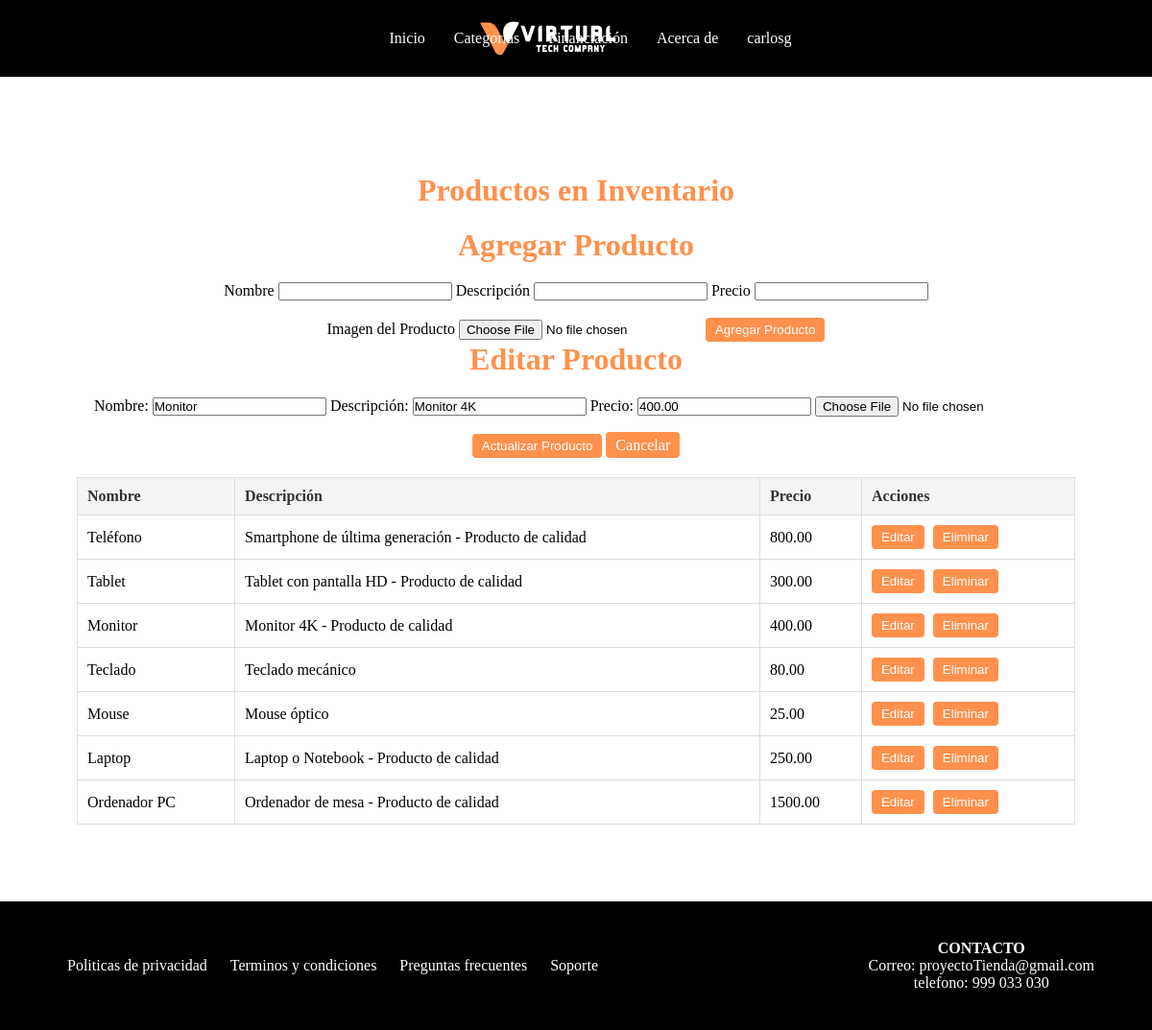
Page /vistas/trastienda.php?editar=6 (signed in) on the committed database.
### tables this page shows
CREATE TABLE `producto` (
  `id` int(11) NOT NULL,
  `nombre` varchar(100) NOT NULL,
  `descripcion` text DEFAULT NULL,
  `precio` decimal(10,2) NOT NULL,
  `cliente_id` int(11) DEFAULT NULL,
  `imagen` varchar(255) DEFAULT NULL
);

### modelos/UsuarioDTO.php (called while the page is built, shortened)
<?php
class UsuarioDTO
{
    private $nickname;
    public function getNickname()
    {
        return $this->nickname;
    }
}
?>

### modelos/ProductoDAO.php (called while the page is built, shortened)
<?php
include_once "../modelos/ProductoDTO.php";
class ProductoDAO
{
    private $conexion;
    public function __construct($conexion)
    {
        $this->conexion = $conexion;
    }
    public function obtenerProductos()
    {
        $productos = [];
        $query = "SELECT id, nombre, descripcion, precio, imagen FROM Producto";
        $stmt = $this->conexion->query($query);
        $nombresProductos = [];
        while ($fila = $stmt->fetch(PDO::FETCH_ASSOC)) {
            $producto = new ProductoDTO();
            $nombresProductos[] = $fila['nombre'];
            $producto->setId($fila["id"]);
            $producto->setNombre($fila['nombre']);
            $producto->setDescripcion($fila['descripcion']);
            $producto->setPrecio($fila['precio']);
            $producto->setImagen($fila['imagen']);
            if ($producto->getPrecio() < 10) {
                $producto->setDescripcion($producto->getDescripcion() . " - Producto de oferta");
            } elseif ($producto->getPrecio() > 200) {
                $producto->setDescripcion($producto->getDescripcion() . " - Producto de calidad");
            }
            $productos[] = $producto;
        }
        return $productos;
    }
    public function obtenerProductoPorId($id)
    {
        $query = "SELECT id, nombre, descripcion, precio, cliente_id, imagen FROM Producto WHERE id = :id";
        $stmt = $this->conexion->prepare($query);
        $stmt->bindParam(":id", $id);
        $stmt->execute();
        $fila = $stmt->fetch(PDO::FETCH_ASSOC);
        if ($fila) {
            return new ProductoDTO($fila['id'], $fila['nombre'], $fila['descripcion'], $fila['precio'], $fila['cliente_id'], $fila['imagen']);
        }
        return null;
    }
}
?>

### modelos/ProductoDTO.php (called while the page is built, shortened)
<?php
class ProductoDTO
{
    private $nombre;
    private $descripcion;
    private $precio;
    public function __construct($id = null, $nombre = null, $descripcion = null, $precio = null, $cliente_id = null, $imagen = null)
    {
        $this->nombre = $nombre;
        $this->descripcion = $descripcion;
        $this->precio = $precio;
    }
    public function getNombre()
    {
        return $this->nombre;
    }
    public function setNombre($nombre): void
    {
        $this->nombre = $nombre;
    }
    public function getPrecio()
    {
        return $this->precio;
    }
    public function setPrecio($precio): void
    {
        $this->precio = $precio;
    }
    public function getDescripcion()
    {
        return $this->descripcion;
    }
    public function setDescripcion($descripcion): void
    {
        $this->descripcion = $descripcion;
    }
}

### vistas/trastienda.php (the view, shortened to what this page needs)
<?php
require_once '../database/conexion.php';
require_once '../modelos/ProductoDAO.php';
require_once '../modelos/ProductoDTO.php';
require_once '../modelos/UsuarioDTO.php';
$usuario = unserialize($_SESSION['usuario']);
$nickname = $usuario->getNickname();
$productoDAO = new ProductoDAO($conexion);
$productos = $productoDAO->obtenerProductos();
$productoEditar = null;
if (isset($_GET['editar'])) {
    $id = $_GET['editar'];
    $productoEditar = $productoDAO->obtenerProductoPorId($id);
}
?>
<!doctype html>
<html lang="en">
<head>
    <link rel="stylesheet" href="../recursos/css/estilo.css">
</head>
<body>
<header>
    <nav>
        <img src="../recursos/imagenes/logo_2%20(1).svg" class="logo">
        <div class="menu">
            <a href="InicioConUsuario.php">Inicio</a>
            <div class="desplegable">
                <a href="#">Categorías</a>
            </div>
            <a href="#">Financiación</a>
            <div class="desplegable">
                <a href="#">Acerca de</a>
            </div>
            <div class="desplegable">
                <a href="#"><?= htmlspecialchars($nickname) ?></a>
            </div>
        </div>
    </nav>
</header>
<section class="productos-inventario">
    <h1>Productos en Inventario</h1>
    <form action="../controladores/gestion_trastienda.php" method="POST" enctype="multipart/form-data">
        <h1>Agregar Producto</h1>
        <label for="nombre">Nombre</label>
        <input type="text" name="nombre" required>
        <label for="descripcion">Descripción</label>
        <input type="text" name="descripcion" required>
        <label for="precio">Precio</label>
        <input type="number" name="precio" required><br><br>
        <label for="imagen">Imagen del Producto</label>
        <input type="file" name="imagen" accept="image/*" required>
        <button type="submit" name="agregar" class="btn-eliminar">Agregar Producto</button>
    </form>
    <?php if ($productoEditar): ?>
        <h1>Editar Producto</h1>
        <form action="../controladores/gestion_trastienda.php" method="post" enctype="multipart/form-data">
            <label for="nombre">Nombre:</label>
            <input type="text" name="nombre" value="<?php echo htmlspecialchars($productoEditar->getNombre()); ?>"
                   required>
            <label for="descripcion">Descripción:</label>
            <input type="text" name="descripcion"
                   value="<?php echo htmlspecialchars($productoEditar->getDescripcion()); ?>" required>
            <label for="precio">Precio:</label>
            <input type="number" step="0.01" name="precio"
                   value="<?php echo htmlspecialchars($productoEditar->getPrecio()); ?>" required>
            <input type="file" name="imagen" accept="image/*" required>
            <br>
            <br>
            <button type="submit" name="actualizar" class="btn-eliminar">Actualizar Producto</button>
            <a href="trastienda.php" class="btn-eliminar">Cancelar</a>
        </form>
    <?php endif; ?>
    <table border="1">
        <tr>
            <th>Nombre</th>
            <th>Descripción</th>
            <th>Precio</th>
            <th>Acciones</th>
        </tr>
        <?php foreach ($productos as $producto): ?>
            <tr>
                <td><?php echo htmlspecialchars($producto->getNombre()); ?></td>
                <td><?php echo htmlspecialchars($producto->getDescripcion()); ?></td>
                <td><?php echo htmlspecialchars($producto->getPrecio()); ?></td>
                <td>
                    <form action="../controladores/gestion_trastienda.php" method="post" style="display:inline;">
                        <button type="submit" class="btn-editar">Editar</button>
                    </form>
                    <form action="../controladores/gestion_trastienda.php" method="post" style="display:inline;">
                        <button type="submit" class="btn-eliminar">Eliminar</button>
                    </form>
                </td>
            </tr>
        <?php endforeach; ?>
    </table>
</section>
<footer>
    <div class="footer-contenedor">
        <div class="footer-links">
            <a href="">Politicas de privacidad</a>
            <a href="">Terminos y condiciones</a>
            <a href="">Preguntas frecuentes</a>
            <a href="">Soporte</a>
        </div>
        <div class="footer-redes">
            <h4>CONTACTO</h4>
            <p>Correo: proyectoTienda@gmail.com</p>
            <p>telefono: 999 033 030</p>
        </div>
    </div>
</footer>
</body>
</html>

### recursos/css/estilo.css (style rules this page uses)
* { padding:0; margin:0; box-sizing:border-box; text-decoration: none; }
body { margin: 0; padding: 0; }
header { position: fixed; top: 0; left: 0; right: 0; background-color: #000000; z-index:100; }
header nav { width: 90%; margin: auto; display: flex; justify-content: center; align-items: center; height: 80px; }
header nav .logo { width: 150px; position: absolute; left: 500px; }
header nav .menu { display: flex; align-items: center; position: relative; }
nav .menu>a, .menu .desplegable>a { color: #ffffff; margin-left: 30px; position: relative; }
nav .menu a::after { content: ''; position: absolute; bottom: -5px; left: 0; width: 0%; height: 2px; background-color: #ff914d; transition: 0.4s; }
.menu .desplegable { position: relative; }
footer { background-color:black ; color: white; padding: 40px 0; text-align: center; position: relative; z-index: 2; }
.footer-contenedor { width: 90%; margin: auto; display: flex; justify-content: space-between; align-items: center; flex-wrap: wrap; }
.footer-links a { color: white; margin: 5px 10px; transition: color 0.3s; }

### vistas/trastienda.php (style rules this page uses)
header { position: fixed; top: 0; left: 0; right: 0; background-color: #000000; z-index: 100; height: 80px; }
.productos-inventario { padding: 80px; text-align: center; max-width: 1200px; margin-left: auto; margin-right: auto; display: block; }
.productos-inventario h1 { font-size: 2em; margin-bottom: 20px; color: #ff914d; }
.productos-inventario table { width: 100%; border-collapse: collapse; margin-top: 20px; }
.productos-inventario th, .productos-inventario td { padding: 10px; text-align: left; border: 1px solid #ddd; }
.productos-inventario th { background-color: #f4f4f4; color: #333; }
.btn-editar, .btn-eliminar { color: #fff; padding: 5px 10px; text-decoration: none; border-radius: 4px; }
.btn-editar { background-color: #ff914d; color: white; margin-right: 5px; outline: none; border: none; }
.btn-eliminar { background-color: #ff914d; color: white; outline: none; border: none; }
body { padding-top: 100px; }

### rows in the picture
producto: nombre "Monitor", descripcion "Monitor 4K", precio "400.00", Descripcion "Monitor 4K - Producto de calidad"
producto: nombre "Teléfono", Descripcion "Smartphone de última generación - Producto de calidad", precio "800.00"
producto: nombre "Tablet", Descripcion "Tablet con pantalla HD - Producto de calidad", precio "300.00"
producto: nombre "Teclado", descripcion "Teclado mecánico", precio "80.00"
producto: nombre "Mouse", descripcion "Mouse óptico", precio "25.00"
producto: nombre "Laptop", Descripcion "Laptop o Notebook - Producto de calidad", precio "250.00"
producto: nombre "Ordenador PC", Descripcion "Ordenador de mesa - Producto de calidad", precio "1500.00"

### other values in the picture
$nickname "carlosg"
